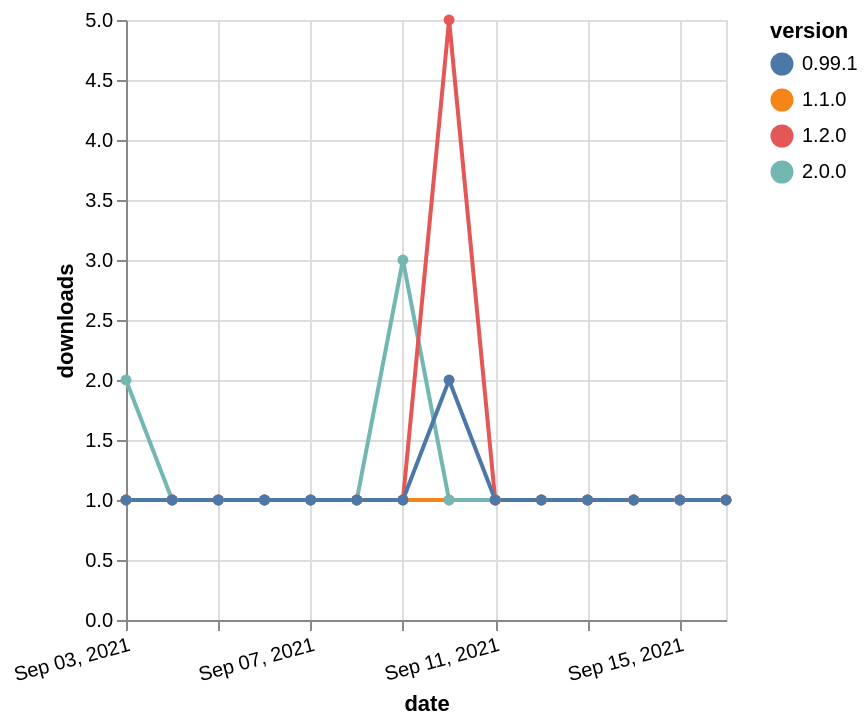

The Vega-Lite source for this figure:
### Vega-Lite specification from a JSON file in a GitHub repository (floating-point values rounded to 4 significant figures)
{"$schema": "https://vega.github.io/schema/vega-lite/v5.json", "description": "A simple bar chart with embedded data.", "data": {"values": [{"date": "2021-09-03", "total": 175, "delta": 1, "version": "1.1.0"}, {"date": "2021-09-04", "total": 176, "delta": 1, "version": "1.1.0"}, {"date": "2021-09-05", "total": 177, "delta": 1, "version": "1.1.0"}, {"date": "2021-09-06", "total": 178, "delta": 1, "version": "1.1.0"}, {"date": "2021-09-07", "total": 179, "delta": 1, "version": "1.1.0"}, {"date": "2021-09-08", "total": 180, "delta": 1, "version": "1.1.0"}, {"date": "2021-09-09", "total": 181, "delta": 1, "version": "1.1.0"}, {"date": "2021-09-10", "total": 182, "delta": 1, "version": "1.1.0"}, {"date": "2021-09-11", "total": 183, "delta": 1, "version": "1.1.0"}, {"date": "2021-09-12", "total": 184, "delta": 1, "version": "1.1.0"}, {"date": "2021-09-13", "total": 185, "delta": 1, "version": "1.1.0"}, {"date": "2021-09-14", "total": 186, "delta": 1, "version": "1.1.0"}, {"date": "2021-09-15", "total": 187, "delta": 1, "version": "1.1.0"}, {"date": "2021-09-16", "total": 188, "delta": 1, "version": "1.1.0"}, {"date": "2021-09-03", "total": 113, "delta": 2, "version": "2.0.0"}, {"date": "2021-09-04", "total": 114, "delta": 1, "version": "2.0.0"}, {"date": "2021-09-05", "total": 115, "delta": 1, "version": "2.0.0"}, {"date": "2021-09-06", "total": 116, "delta": 1, "version": "2.0.0"}, {"date": "2021-09-07", "total": 117, "delta": 1, "version": "2.0.0"}, {"date": "2021-09-08", "total": 118, "delta": 1, "version": "2.0.0"}, {"date": "2021-09-09", "total": 121, "delta": 3, "version": "2.0.0"}, {"date": "2021-09-10", "total": 122, "delta": 1, "version": "2.0.0"}, {"date": "2021-09-11", "total": 123, "delta": 1, "version": "2.0.0"}, {"date": "2021-09-12", "total": 124, "delta": 1, "version": "2.0.0"}, {"date": "2021-09-13", "total": 125, "delta": 1, "version": "2.0.0"}, {"date": "2021-09-14", "total": 126, "delta": 1, "version": "2.0.0"}, {"date": "2021-09-15", "total": 127, "delta": 1, "version": "2.0.0"}, {"date": "2021-09-16", "total": 128, "delta": 1, "version": "2.0.0"}, {"date": "2021-09-03", "total": 288, "delta": 1, "version": "1.2.0"}, {"date": "2021-09-04", "total": 289, "delta": 1, "version": "1.2.0"}, {"date": "2021-09-05", "total": 290, "delta": 1, "version": "1.2.0"}, {"date": "2021-09-06", "total": 291, "delta": 1, "version": "1.2.0"}, {"date": "2021-09-07", "total": 292, "delta": 1, "version": "1.2.0"}, {"date": "2021-09-08", "total": 293, "delta": 1, "version": "1.2.0"}, {"date": "2021-09-09", "total": 294, "delta": 1, "version": "1.2.0"}, {"date": "2021-09-10", "total": 299, "delta": 5, "version": "1.2.0"}, {"date": "2021-09-11", "total": 300, "delta": 1, "version": "1.2.0"}, {"date": "2021-09-12", "total": 301, "delta": 1, "version": "1.2.0"}, {"date": "2021-09-13", "total": 302, "delta": 1, "version": "1.2.0"}, {"date": "2021-09-14", "total": 303, "delta": 1, "version": "1.2.0"}, {"date": "2021-09-15", "total": 304, "delta": 1, "version": "1.2.0"}, {"date": "2021-09-16", "total": 305, "delta": 1, "version": "1.2.0"}, {"date": "2021-09-03", "total": 208, "delta": 1, "version": "0.99.1"}, {"date": "2021-09-04", "total": 209, "delta": 1, "version": "0.99.1"}, {"date": "2021-09-05", "total": 210, "delta": 1, "version": "0.99.1"}, {"date": "2021-09-06", "total": 211, "delta": 1, "version": "0.99.1"}, {"date": "2021-09-07", "total": 212, "delta": 1, "version": "0.99.1"}, {"date": "2021-09-08", "total": 213, "delta": 1, "version": "0.99.1"}, {"date": "2021-09-09", "total": 214, "delta": 1, "version": "0.99.1"}, {"date": "2021-09-10", "total": 216, "delta": 2, "version": "0.99.1"}, {"date": "2021-09-11", "total": 217, "delta": 1, "version": "0.99.1"}, {"date": "2021-09-12", "total": 218, "delta": 1, "version": "0.99.1"}, {"date": "2021-09-13", "total": 219, "delta": 1, "version": "0.99.1"}, {"date": "2021-09-14", "total": 220, "delta": 1, "version": "0.99.1"}, {"date": "2021-09-15", "total": 221, "delta": 1, "version": "0.99.1"}, {"date": "2021-09-16", "total": 222, "delta": 1, "version": "0.99.1"}]}, "width": "container", "mark": {"type": "line", "point": {"filled": true}}, "encoding": {"x": {"field": "date", "type": "temporal", "timeUnit": "yearmonthdate", "title": "date", "axis": {"labelAngle": -15}}, "y": {"field": "delta", "type": "quantitative", "title": "downloads"}, "color": {"field": "version", "type": "nominal"}, "tooltip": {"field": "delta"}}}
